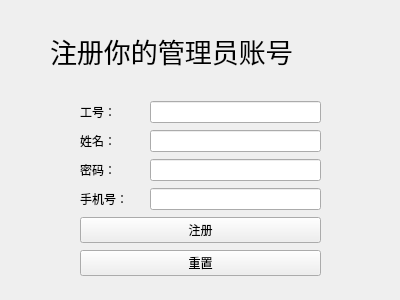
<?xml version="1.0" encoding="UTF-8"?>
<ui version="4.0">
 <class>set_admin</class>
 <widget class="QWidget" name="set_admin">
  <property name="geometry">
   <rect>
    <x>0</x>
    <y>0</y>
    <width>400</width>
    <height>300</height>
   </rect>
  </property>
  <property name="windowTitle">
   <string>Form</string>
  </property>
  <widget class="QLabel" name="label_5">
   <property name="geometry">
    <rect>
     <x>50</x>
     <y>20</y>
     <width>311</width>
     <height>61</height>
    </rect>
   </property>
   <property name="font">
    <font>
     <pointsize>20</pointsize>
    </font>
   </property>
   <property name="text">
    <string>注册你的管理员账号</string>
   </property>
  </widget>
  <widget class="QWidget" name="">
   <property name="geometry">
    <rect>
     <x>80</x>
     <y>100</y>
     <width>241</width>
     <height>177</height>
    </rect>
   </property>
   <layout class="QGridLayout" name="gridLayout">
    <item row="3" column="0">
     <widget class="QLabel" name="label_4">
      <property name="text">
       <string>手机号：</string>
      </property>
     </widget>
    </item>
    <item row="1" column="1" colspan="2">
     <widget class="QLineEdit" name="NAME">
      <property name="minimumSize">
       <size>
        <width>171</width>
        <height>21</height>
       </size>
      </property>
     </widget>
    </item>
    <item row="2" column="0">
     <widget class="QLabel" name="label_3">
      <property name="text">
       <string>密码：</string>
      </property>
     </widget>
    </item>
    <item row="1" column="0">
     <widget class="QLabel" name="label_2">
      <property name="text">
       <string>姓名：</string>
      </property>
     </widget>
    </item>
    <item row="3" column="1" colspan="2">
     <widget class="QLineEdit" name="NUMBER">
      <property name="minimumSize">
       <size>
        <width>171</width>
        <height>21</height>
       </size>
      </property>
     </widget>
    </item>
    <item row="0" column="1" colspan="2">
     <widget class="QLineEdit" name="ID">
      <property name="minimumSize">
       <size>
        <width>171</width>
        <height>21</height>
       </size>
      </property>
     </widget>
    </item>
    <item row="0" column="0">
     <widget class="QLabel" name="label">
      <property name="text">
       <string>工号：</string>
      </property>
     </widget>
    </item>
    <item row="2" column="1" colspan="2">
     <widget class="QLineEdit" name="PASSWORD">
      <property name="minimumSize">
       <size>
        <width>171</width>
        <height>21</height>
       </size>
      </property>
      <property name="echoMode">
       <enum>QLineEdit::PasswordEchoOnEdit</enum>
      </property>
     </widget>
    </item>
    <item row="4" column="0" colspan="3">
     <widget class="QPushButton" name="pushButton">
      <property name="text">
       <string>注册</string>
      </property>
     </widget>
    </item>
    <item row="5" column="0" colspan="3">
     <widget class="QPushButton" name="pushButton_2">
      <property name="text">
       <string>重置</string>
      </property>
     </widget>
    </item>
   </layout>
  </widget>
 </widget>
 <resources/>
 <connections/>
</ui>
